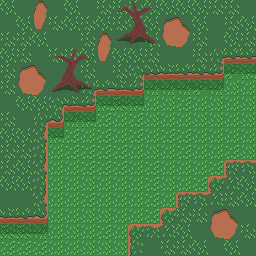

This is a level from a 2D game, rendered from its Tiled map with the project's own tilesets. A one-line summary and the complete map file follow:
An orthogonal 16x16 tile map with 16x16 px tiles, 3 tile layers (ground, walls, trees) and 5 objects.

<map version="1.0" tiledversion="1.1.6" orientation="orthogonal" renderorder="right-down" width="16" height="16" tilewidth="16" tileheight="16" infinite="0" backgroundcolor="#3e6f48" nextobjectid="6">
 <properties>
  <property name="entities_render_layer" type="int" value="1" />
 </properties>
 <tileset firstgid="1" source="grass.tsx" />
 <layer name="ground" width="16" height="16">
  <properties>
   <property name="render_layer" type="int" value="0" />
  </properties>
  <data encoding="csv">
1,4,2,3,3,1,1,4,1,4,3,1,3,1,3,1,
2,2,2,1,4,2,4,1,4,1,1,4,4,1,1,1,
2,1,2,4,1,3,4,2,3,4,1,4,1,3,1,1,
3,1,3,1,4,2,2,2,4,1,3,1,1,3,1,1,
4,1,3,3,1,4,2,3,3,4,2,1,2,1,2,2,
2,1,2,2,2,4,1,1,3,1,1,3,3,2,1,4,
3,1,3,3,1,1,1,3,4,2,1,3,4,1,4,1,
2,1,3,2,2,1,3,2,3,1,2,4,1,1,4,1,
1,2,4,4,3,2,3,2,3,2,3,3,4,4,4,2,
4,2,4,4,3,3,3,3,2,1,2,3,2,2,3,1,
2,4,4,2,4,3,3,3,2,3,4,2,2,3,1,3,
4,1,1,4,4,1,4,4,4,3,1,2,3,2,1,4,
3,1,2,4,2,3,4,2,2,3,2,1,2,2,2,4,
4,2,2,4,2,1,1,4,2,3,3,1,1,4,3,3,
3,2,2,4,1,4,3,4,2,3,4,2,1,1,4,1,
3,3,3,4,2,1,1,1,2,3,4,1,3,1,2,1
</data>
 </layer>
 <layer name="walls" width="16" height="16">
  <properties>
   <property name="render_layer" type="int" value="2" />
  </properties>
  <data encoding="csv">
18,19,27,19,18,19,17,17,17,18,18,18,18,17,17,19,
19,18,35,17,18,17,18,17,18,18,25,26,18,19,17,18,
17,17,18,19,19,17,27,19,19,18,33,34,17,19,18,17,
18,17,19,17,17,18,35,18,18,17,19,19,17,50,9,9,
17,25,26,19,19,17,19,17,49,11,10,9,9,13,0,0,
17,33,34,19,19,50,9,10,13,0,0,0,0,0,0,0,
19,18,18,49,10,13,0,0,0,0,0,0,0,0,0,0,
17,19,50,12,0,0,0,0,0,0,0,0,0,0,0,0,
18,18,42,0,0,0,0,0,0,0,0,0,0,0,0,0,
17,17,41,0,0,0,0,0,0,0,0,0,0,0,0,0,
17,18,42,0,0,0,0,0,0,0,0,0,0,0,31,58,
18,18,41,0,0,0,0,0,0,0,0,0,0,32,60,18,
19,19,42,0,0,0,0,0,0,0,0,31,58,60,17,18,
10,9,12,0,0,0,0,0,0,0,32,17,17,25,26,19,
0,0,0,0,0,0,0,0,32,57,60,18,19,33,34,17,
0,0,0,0,0,0,0,0,44,19,17,17,18,19,18,19
</data>
 </layer>
 <layer name="trees" width="16" height="16">
  <properties>
   <property name="render_layer" type="int" value="2" />
  </properties>
  <data encoding="csv">
0,0,0,0,0,0,0,46,47,48,0,0,0,0,0,0,
0,0,0,0,0,0,0,54,55,56,0,0,0,0,0,0,
0,0,0,0,0,0,0,62,63,64,0,0,0,0,0,0,
0,0,0,20,21,22,0,0,0,0,0,0,0,0,0,0,
0,0,0,28,29,30,0,0,0,0,0,0,0,0,8,5,
0,0,0,36,37,38,0,0,0,7,7,7,8,7,0,0,
0,0,0,0,0,0,5,6,5,0,0,0,0,0,0,0,
0,0,0,0,7,5,0,0,0,0,0,0,0,0,0,0,
0,0,0,5,0,0,0,0,0,0,0,0,0,0,0,0,
0,0,0,0,0,0,0,0,0,0,0,0,0,0,0,0,
0,0,0,0,0,0,0,0,0,0,0,0,0,0,0,0,
0,0,0,0,0,0,0,0,0,0,0,0,0,0,0,0,
0,0,0,0,0,0,0,0,0,0,0,0,0,0,0,0,
0,0,0,0,0,0,0,0,0,0,0,0,0,0,0,0,
6,6,7,0,0,0,0,0,0,0,0,0,0,0,0,0,
0,0,0,0,0,0,0,0,0,0,0,0,0,0,0,0
</data>
 </layer>
 <objectgroup name="doors">
  <properties>
   <property name="layer" type="int" value="2" />
   <property name="type" value="doors" />
  </properties>
  <object id="1" x="0" y="224" width="16" height="32">
   <properties>
    <property name="way" value="left" />
   </properties>
  </object>
  <object id="2" x="240" y="64" width="16" height="96">
   <properties>
    <property name="way" value="right" />
   </properties>
  </object>
  <object id="3" x="64" y="240" width="64" height="16">
   <properties>
    <property name="way" value="down" />
   </properties>
  </object>
  <object id="4" x="176" y="0" width="32" height="16">
   <properties>
    <property name="way" value="up" />
   </properties>
  </object>
 </objectgroup>
 <objectgroup name="trigs">
  <properties>
   <property name="type" value="triggers" />
  </properties>
  <object id="5" x="0" y="0" width="16" height="16">
   <properties>
    <property name="code" value="return function () end" />
   </properties>
  </object>
 </objectgroup>
</map>
